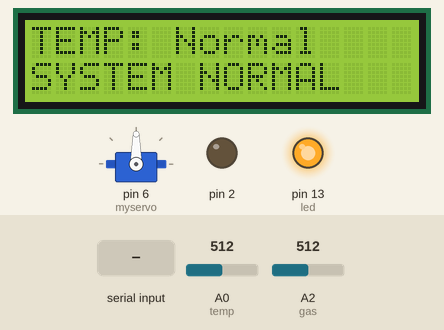
The sketch below on a simulated Arduino Uno, built with avr-gcc and run on an emulated ATmega328P. On the bench: 16×2 character LCD, servo, output pins drawn as LEDs (lit = HIGH). Inputs (shaded band) come from the test bench; at power-on: A0 (temp) = 512, A2 (gas) = 512. The modem accepts every AT command (registered, SIM ready, sends succeed) and sends nothing else; what the sketch prints to the serial monitor is not drawn.

Above: at 5.7 s.
At 16.2 s:
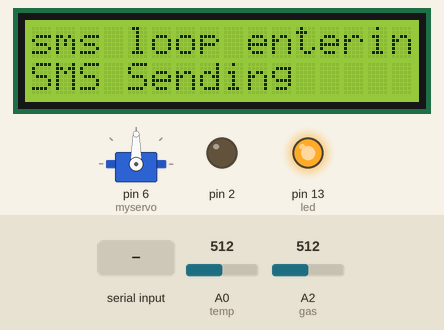
16.3 s: "1" received over Serial
At 30.3 s:
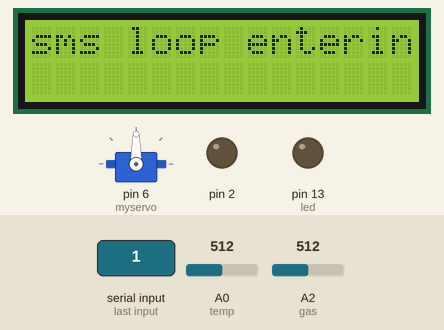
Timing chart, 0 to 34.8 s (numbered marks = the images above; inputs shaded):
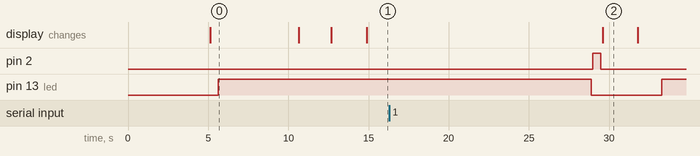

Measured:
- what the display in image 0 shows lasts 5.5 s, from 5.1 s to 10.6 s

The sketch:

SENSORS.ino
```cpp
#include <SoftwareSerial.h>
#include <Wire.h>
#include <LiquidCrystal_I2C.h>
#include<Servo.h>
SoftwareSerial gsm (10,11);//rx,tx
LiquidCrystal_I2C lcd(0x27,16,2);
Servo myservo;
bool linear;
int
temp = A0,
gas = A2;
int led=13;

const int flamepin=A1;
const int threshold=200;// sets threshold value for flame sensor
int flamesensvalue=0; // initialize flamesensor reading

int gas_data,temp_data;
void setup() {
Serial.begin(9600);
 gsm.begin(9600);
 lcd.init();
 lcd.backlight();

 lcd.setCursor(0,0);
lcd.print("   Automatic " );
lcd.setCursor(0,1);
lcd.print(" Window System");
delay(5000);

pinMode(led,OUTPUT);
pinMode(2,OUTPUT);
pinMode(temp,INPUT);
pinMode(gas,INPUT);
pinMode(flamepin,INPUT);
myservo.attach(6);
myservo.write(90);
}

void loop() {
  // put your main code here, to run repeatedly:
  //// gsm /////////

temp_data = analogRead(A0);
  int t = temp_data * 0.201;
Serial.print(" TEMP:      ");
lcd.clear();
lcd.print("TEMP: Normal");
lcd.setCursor(0,1);
lcd.print("SYSTEM NORMAL");

  Serial.println(t);
 if (Serial.available()>0)
   {
  nsms();
    //break;
    Serial.println("system message");
  }

  if (gsm.available()>0)
  Serial.write(gsm.read());
  /////
    temperature();
  gase();
  Rain();
    flame();

delay(100);
//lcd.clear();
//  lcd.setCursor(0,0);
//lcd.print("   Automatic " );
//lcd.setCursor(0,1);
//lcd.print(" Window System");
  digitalWrite(2,1);
  delay(500);
  digitalWrite(2,0);
  delay(50);

}

void Rain(){
   int Value = analogRead(A3);
  Serial.print(" Rain_Value: ");
  Serial.print( Value);
  if (Value<350){
    myservo.write(180);
    Serial.print("Heavy rain led on");
    lcd.clear();
    lcd.setCursor(0,0);
    lcd.print("  Rain Detect");
    lcd.setCursor(0,1);
    lcd.print(" Closing Window ");
   // delay(5000);

  }
else {
  digitalWrite(led, LOW);
  myservo.write(90);
}
}

void gase(){
  gas_data=analogRead(A2);
  Serial.print("Gas:  ");
  Serial.print(gas_data);

  if(gas_data>32 && gas_data<38){
    if(gas_data>32 && gas_data<38){
    Serial.print("  Gas present");
    delay(1000);
  }
  }

else if (gas_data>500 && gas_data<1020){
  if(gas_data> 500&& gas_data<1020)
Serial.print("  Gas overflow");
  lcd.clear();
  lcd.setCursor(0,0);
  lcd.print("GAS Presents");

lcd.setCursor(0,1);
lcd.print("Gas Overflow");
digitalWrite(led,HIGH);
delay(2000);
    nsms();
     delay(8000);
delay(5000);
}
}
void temperature(){


temp_data = analogRead(A0);
  int t = temp_data * 0.221;
//Serial.print(" TEMP:      ");
  //Serial.println(t);
  delay(500);
  if(t>30){
    Serial.print("  HIGH TEMP");
    digitalWrite(led,HIGH);
 delay(5000);

  }
  else if (t<=29){
    Serial.println("  LOW TEMP");
     digitalWrite(led,LOW);
    }
}
void flame(){
  flamesensvalue=analogRead(flamepin); // reads analog data from flame sensor
if (flamesensvalue<=threshold) { // compares reading from flame sensor with the threshold value
digitalWrite(led,HIGH); //turns on led and buzzer

lcd.clear();
lcd.setCursor(0,0);
lcd.print("  Fire Detect");
lcd.setCursor(0,1);
lcd.print(" Check System");
delay(2000); //stops program for 1 second
nsms();
delay(8000);
delay(5000);
}
else{
digitalWrite(led,LOW); //turns led off led and buzzer

}
}

 void nsms()
{
  Serial.println("SMS loop entering");
  lcd.clear();
  lcd.setCursor(0,0);
  lcd.print("sms loop entering   ");
 gsm.println("AT+CMGF=1");    //Sets the GSM Module in Text Mode
  delay(1000);  // Delay of 1000 milli seconds or 1 second
  gsm.println("AT+CMGS=\"+01626531530\"\r"); // Replace x with mobile number
  delay(1000);
  gsm.println("please check your device immediately sir fault was detected ");// The SMS text you want to send
  delay(100);
  lcd.setCursor(0,1);
  lcd.print("SMS Sending");
   gsm.println((char)26);// ASCII code of CTRL+Z
  delay(1000);


}
```
